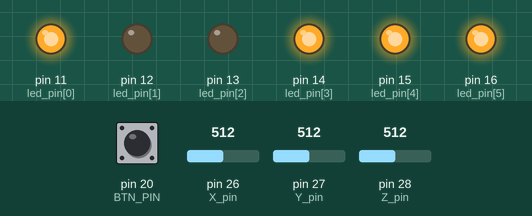
The sketch below on a simulated Arduino Mega 2560, built for the host (arithmetic inside an expression is 32-bit, double 64-bit). Shown: output pins drawn as LEDs (lit = HIGH). Dashed ring = blinking. The test bench sets the inputs (shaded band); at power-on: pin 20 (BTN_PIN) HIGH, pin 26 (X_pin) = 512, pin 27 (Y_pin) = 512, pin 28 (Z_pin) = 512. Storage starts empty; what the sketch prints to the serial monitor is not drawn.

Above: at 0.6 s.
At 2.7 s:
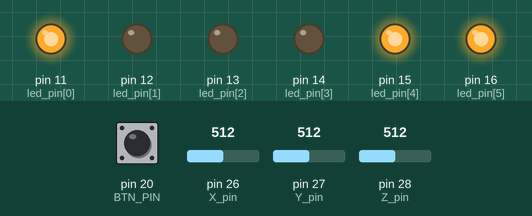
2.8 s: pin 20 (BTN_PIN) pulled LOW for 0.15 s
At 5.1 s:
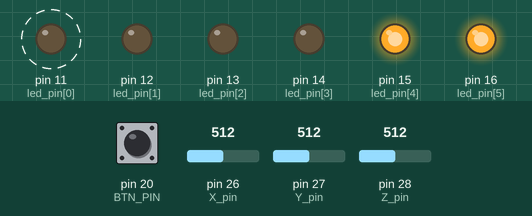
Timing chart, 0 to 9.0 s (numbered marks = the images above; inputs shaded):
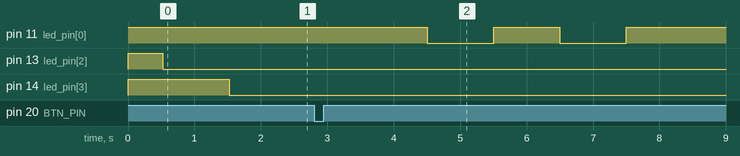

Measured:
- after the input at 2.8 s, pin 11 (led_pin[0]): alternates HIGH for 1.0 s and LOW for 1.0 s, 4 changes in all, then stays HIGH, starting after 1.7 s

The sketch:

data_logger.ino
```cpp
#include <SPI.h>
#include <SD.h>
#include <Button2.h>
#include "RPi_Pico_TimerInterrupt.h"

#define BTN_PIN 20
#define X_pin 26
#define Y_pin 27
#define Z_pin 28
#define SD_CS   5
#define SD_MISO 4
#define SD_MOSI 3
#define SD_SCK  2

const int max_sample = 20000;
int data_x[max_sample], data_y[max_sample], data_z[max_sample];

volatile unsigned long interruptCounter = 0;
bool buffer_max = false;
bool isPressed = false;
bool start_job = false;
bool waitForDelay = false;
int fileIndex = 1;
File dataFile;
bool sdInitialized = false;

RPI_PICO_Timer ITimer(0);
Button2 button(BTN_PIN);

// LED 陣列 (GPIO 11-16)
int led_pin[6] = {11, 12, 13, 14, 15, 16};
bool ledState = HIGH;
unsigned long lastBlinkTime = 0;
int blinkCount = 0;
bool ledBlinking = false;
unsigned long delayStartTime = 0;

bool TimerHandler(struct repeating_timer *t) {
    if (interruptCounter < max_sample) {
        data_x[interruptCounter] = analogRead(X_pin);
        data_y[interruptCounter] = analogRead(Y_pin);
        data_z[interruptCounter] = analogRead(Z_pin);
        interruptCounter++;
    }
    if (interruptCounter >= max_sample) {
        interruptCounter = 0;
        buffer_max = true;
        ITimer.stopTimer();
    }
    return true;
}

void setup() {
    // Serial 初始化（可選）
    Serial.begin(115200);

    // 設定 LED 腳位
    for (int i = 0; i < 6; i++) {
        pinMode(led_pin[i], OUTPUT);
        digitalWrite(led_pin[i], HIGH);
    }

    pinMode(BTN_PIN, INPUT_PULLUP);

    // 🟡 Debug: 初始化前亮 LED[1]
    digitalWrite(led_pin[1], LOW);

    // 初始化 SD 卡
    initializeSDCard();

    // 🔵 Debug: SD 卡初始化後 LED[2]
    digitalWrite(led_pin[2], LOW);

    delay(1000);  // 避免 SD 卡一開始不穩

    // 初始化 Timer
    if (ITimer.attachInterruptInterval(50, TimerHandler)) {
        Serial.println("Timer 啟動成功 (20kHz)");
    } else {
        Serial.println("Timer 啟動失敗");
    }

    ITimer.stopTimer();

    button.setTapHandler([](Button2 &b) {
        isPressed = true;
        Serial.println("按鈕被按下");
    });

    // 🟢 Debug: setup 完成 LED[3]
    digitalWrite(led_pin[3], LOW);
}

void loop() {
    button.loop();

    if (ledBlinking && blinkCount < 5) {
        if (millis() - lastBlinkTime >= 1000) {
            lastBlinkTime = millis();
            ledState = !ledState;
            digitalWrite(led_pin[0], ledState);
            blinkCount++;
            if (blinkCount >= 5) {
                ledBlinking = false;
                digitalWrite(led_pin[0], HIGH);
                waitForDelay = true;
                delayStartTime = millis();
                Serial.println("閃爍結束，等待 15 分鐘後開始記錄...");
            }
        }
    }

    if (waitForDelay) {
        if (millis() - delayStartTime >= 1000) {
            waitForDelay = false;
            Serial.println("15 分鐘等待結束，開始記錄!");
            buffer_max = false;
            ITimer.restartTimer();
        }
    }

    if (isPressed && !start_job) {
        start_job = true;
        delay(500);
        digitalWrite(led_pin[0], HIGH);
        Serial.println("開始記錄 (LED 閃爍 5 次後等待 1 分鐘)");

        ledBlinking = true;
        blinkCount = 0;
        lastBlinkTime = millis();
    }

    if (buffer_max) {
        Serial.println("開始存檔");
        SaveFile();
        buffer_max = false;
    }
}

void SaveFile() {
    if (!sdInitialized) {
        Serial.println("SD 卡未初始化!");
        return;
    }

    String filename = String(fileIndex) + ".csv";
    dataFile = SD.open(filename.c_str(), FILE_WRITE);
    if (dataFile) {
        dataFile.println("timestamp,x,y,z");
        for (int i = 0; i < max_sample; i++) {
            dataFile.print(i); dataFile.print(",");
            dataFile.print(data_x[i]); dataFile.print(",");
            dataFile.print(data_y[i]); dataFile.print(",");
            dataFile.println(data_z[i]);
        }
        dataFile.close();
        Serial.println("存檔完成: " + filename);
    } else {
        Serial.println("無法開啟檔案");
    }
    fileIndex++;
    ITimer.restartTimer();
}

void initializeSDCard() {
    SPI.setSCK(SD_SCK);
    SPI.setTX(SD_MOSI);
    SPI.setRX(SD_MISO);

    delay(500);  // 加一點穩定時間

    if (!SD.begin(SD_CS)) {
        sdInitialized = false;
        Serial.println("SD 卡初始化失敗!");
        return;
    }

    sdInitialized = true;
    Serial.println("SD 卡初始化成功! 等待按鈕開始...");
}
```
